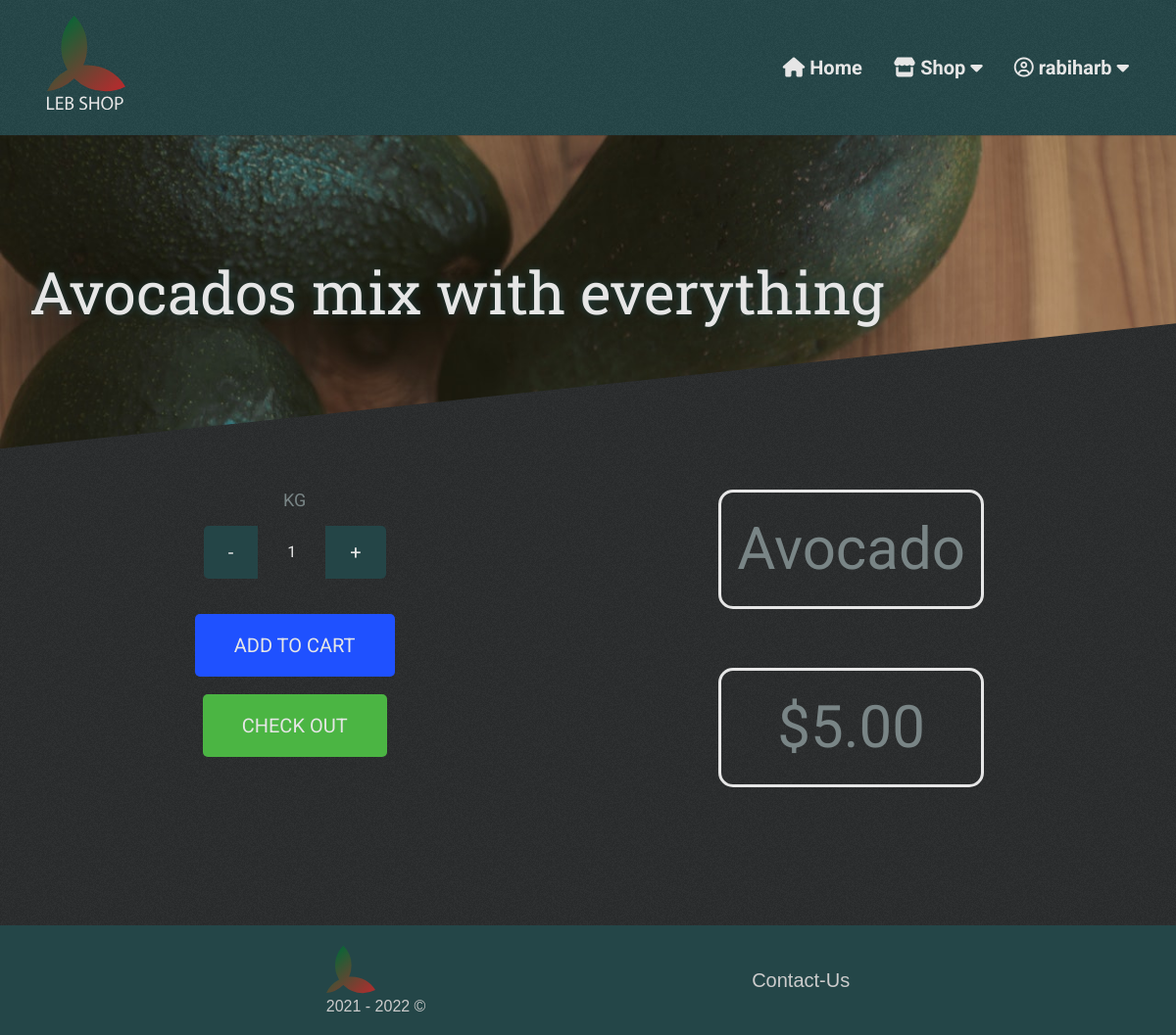
Page /shop/product/13 (signed in) on the committed database.
### lebshop/db_models.py (models this page shows)
class User(UserMixin, db.Model):
    __tablename__ = "users"
    id = db.Column(db.Integer(), primary_key=True)
    user_name = db.Column(db.String(50), nullable=False, unique=True)
    email = db.Column(db.String(200), nullable=False, unique=True)
    password = db.Column(db.String(1000), nullable=False)

class Fruit(db.Model):
    __tablename__ = "fruits"
    id = db.Column(db.Integer(), primary_key=True)
    name = db.Column(db.String(50), unique=True, nullable=False)
    uom = db.Column(db.String(10), nullable=False)
    price = db.Column(db.Float(), nullable=False)
    currency = db.Column(db.String(32), nullable=False)
    in_stock = db.Column(db.Boolean(), nullable=False)
    desc = db.Column(db.String(100))
    image_path = db.Column(db.String(100), unique=True)
    categories = relationship(
        "Categories", secondary=fruit_category_association_table)
    carts = relationship("FruitCartAss", back_populates="fruit_obj")

### lebshop/routes.py (the view)
@app.route("/shop/product/<product_id>")
def product_view(product_id):
    selected_fruit = Fruit.query.get(product_id)
    cart_length = 0
    if current_user.is_authenticated:
        cart = ShoppingCart.query.filter_by(owner_id=current_user.id).first()
        cart_length = len(cart.items)
    return render_template("product_view.html", product=selected_fruit, cart_items_count=cart_length)

### lebshop/routes.py (called while the page is built)
@ login_manager.user_loader
def load_user(user_id):
    return User.query.get(user_id)

### lebshop/templates/product_view.html (shortened to what this page needs)
<!DOCTYPE html>
<html lang="en">
  <head>
    {% include "head_data.html" %}
    <link
      rel="stylesheet"
      href="{{url_for('static', filename='css/product_view.css')}}"
    />
  </head>
  <body>
    <header>
      {% include "nav_bar.html"%}
      <div class="hero">
        <h1 class="hero__product-desc">{{ product.desc }}</h1>
      </div>
    </header>
    <main class="main cont">
      <div class="main__form-cont">
        <form
          onsubmit="checkOutWithItem()"
          id="checkOutForm"
          method="post"
          enctype="multipart/form-data"
          onkeydown="return event.key != 'Enter';"
        >
          <div class="main__amount-controls">
            <p class="main__product-uom">KG</p>
            <button
              type="button"
              class="main__decrease-btn qty-btn"
              onclick="decreaseAmount()"
            >
              -
            </button>
            <input
              type="number"
              name="amountBox"
              id="amountBox"
              class="main__amount-input"
              value="1"
              min="1"
              max="9999"
              step="0.5"
              onchange="checkValue(this)"
              onkeydown="enterUpdate(event, this)"
            />
            <button
              type="button"
              class="main__increase-btn qty-btn"
              onclick="increaseAmount()"
            >
              +
            </button>
          </div>
          <br /><br />
          {% if current_user.is_authenticated: %}
          <button
            type="button"
            id="addToCartBtn"
            class="main__add-to-cart-btn"
            onclick="addItem(true)"
          >
            ADD TO CART
          </button>
          {% else: %}
          <button type="submit" id="addToCartBtn" class="main__add-to-cart-btn">
            ADD TO CART
          </button>
          {% endif %}
          <br /><br />
          <button type="submit" id="checkOutBtn" class="main__checkout-btn">
            CHECK OUT
          </button>
        </form>
      </div>
      <div class="main__info-cont">
        <p class="info__name">{{ product.name }}</p>
        <p class="info__price">
          {{ product.currency}}{{ '%0.2f' % product.price|float }}
        </p>
      </div>
    </main>
    {% include "footer.html" %}
  </body>
</html>

### lebshop/templates/nav_bar.html (shortened to what this page needs)
<div class="nav-logo-wrapper">
  <div class="nav-logo-cont cont">
    <div class="logo-cont">
      <a href="{{ url_for('home')}}" class="logo-link">
      </a>
    </div>
    <div class="nav-cont">
      <nav class="nav off">
        <div class="nav-items-cont off">
          <a href="{{ url_for('home')}}" class="nav-link home">
            <i class="fas fa-home"></i> Home
          </a>
          <div class="link-sub-menu shop">
            <a class="nav-link shop">
              <i class="fas fa-store"></i> Shop
              <i class="fas fa-caret-down"></i>
            </a>
          </div>
          {% if not current_user.is_authenticated %}
          <a href="{{ url_for('login')}}" class="nav-link sign-in"
            ><i class="fas fa-sign-in-alt"></i> SignIn</a
          >
          <a href="{{ url_for('signup')}}" class="nav-link sign-up"
            ><i class="fas fa-user-plus"></i> SignUp</a
          >
          {% else %}
          <div class="link-sub-menu user">
            <a class="nav-link user">
              <i class="far fa-user-circle"></i> {{ current_user.user_name }}
              <i class="fas fa-caret-down"></i>
            </a>
          </div>
          {% endif %}
        </div>
      </nav>
    </div>
  </div>
</div>

### lebshop/static/css/nav_bar_style.css (style rules this page uses)
.nav-logo-wrapper { background: url(../img/bg-texture.png), hsl(var(--nav-footer-bg)); padding-block: 1rem; }
.nav-logo-cont { display: flex; justify-content: space-between; align-items: center; }
.logo-link { display: block; width: min(10vw, 80px); aspect-ratio: 1; font-size: var(--fs-md); }
.nav-link { font-weight: 700; width: 100%; text-align: center; }
.link-sub-menu { display: flex; width: 100%; flex-direction: column; gap: 0.5rem; }
.fa-caret-down { transition: transform 100ms ease-in; }
.nav.off { position: relative; background-color: transparent; }
.nav { position: fixed; z-index: 99; inset: 0; background-color: hsla(var(--black), 0.25); }
.nav-items-cont.off { transform: translateX(100%); }
.nav-items-cont { z-index: 99; transition: transform 250ms ease-in-out; position: fixed; transform: none; inset: 0 0 0 40%; overflow: auto; background: hsl(var(--dark-teal)); display: flex; flex-direction: column; align-items: center; padding: 10vh 0; gap: 2em; }
@media (min-width: 769px) { .logo-cont { flex-basis: 25%; } }
@media (min-width: 769px) { .nav-cont { padding-block: 2em; flex-basis: 60%; justify-content: flex-end; } }
@media (min-width: 769px) { .nav, .nav.off { position: relative; background-color: transparent; } }
@media (min-width: 769px) { .nav-items-cont, .nav-items-cont.off { position: relative; width: 100%; justify-content: flex-end; gap: 2em; background-color: transparent; inset: unset; padding: 0; overflow: visible; flex-direction: row; transform: none; } }
@media (min-width: 769px) { .nav-link { width: unset; } }
@media (min-width: 769px) { .link-sub-menu { --bottom-space: 20px; width: unset; text-align: center; position: relative; display: inline-block; } }
@media (min-width: 769px) { .link-sub-menu::after { content: ""; position: absolute; top: 100%; right: 0; width: 100%; height: var(--bottom-space); cursor: pointer; background-color: transparent; } }

### lebshop/static/css/product_view.css (style rules this page uses)
.hero { height: 40vh; display: flex; align-items: center; clip-path: polygon(0 0, 100% 0, 100% 60%, 0% 100%); }
.hero__product-desc { margin-inline: auto; width: 95%; font-size: var(--fs-lg); text-shadow: 0 0 10px hsl(var(--dark-teal)); }
.main { display: flex; flex-direction: column; align-items: center; text-align: center; gap: 2rem; justify-content: space-around; padding-block: 5vh; }
.main__form-cont { order: 2; margin-bottom: 2em; }
.main__amount-controls { display: flex; flex-wrap: wrap; align-items: center; justify-content: center; }
.main__product-uom { flex-basis: 100%; margin-bottom: 0.75em; }
.qty-btn { background-color: hsl(var(--dark-teal)); color: hsl(var(--light-gray)); font-size: var(--fs-nrml); padding-block: 0.75em; padding-inline: 1.25em; }
.main__amount-input { background-color: transparent; text-align: center; align-self: stretch; color: hsl(var(--light-gray)); outline: none; }
.main__amount-input[type="number"] { -moz-appearance: textfield; }
.main__decrease-btn { border-radius: 0.25em 0 0 0.25em; }
.main__increase-btn { border-radius: 0 0.25em 0.25em 0; }
.main__checkout-btn { background-color: #4bb543; padding-block: 1em; padding-inline: 2em; border-radius: 0.25em; font-size: var(--fs-nrml); color: hsl(var(--light-gray)); }
.main__add-to-cart-btn { background-color: #1f51ff; padding-block: 1em; padding-inline: 2em; border-radius: 0.25em; color: hsl(var(--light-gray)); font-size: var(--fs-nrml); }
.main__info-cont { order: 1; }
.info__name { margin-bottom: 1em; }
.info__name, .info__price { padding: 1rem; font-size: var(--fs-lg); border-radius: 0.25em; border: 0.05em solid hsl(var(--light-gray)); }
@media (min-width: 768px) { .main { flex-direction: row; align-items: center; text-align: center; gap: 2rem; justify-content: space-around; padding-block: 5vh; } }
@media (min-width: 768px) { .main__form-cont { order: 0; } }
@media (min-width: 768px) { .main__amount-controls { display: flex; align-items: center; } }

### rows in the picture
User: user_name "rabiharb"
Fruit: desc "Avocados mix with everything", name "Avocado", currency "$", price "5.00"
